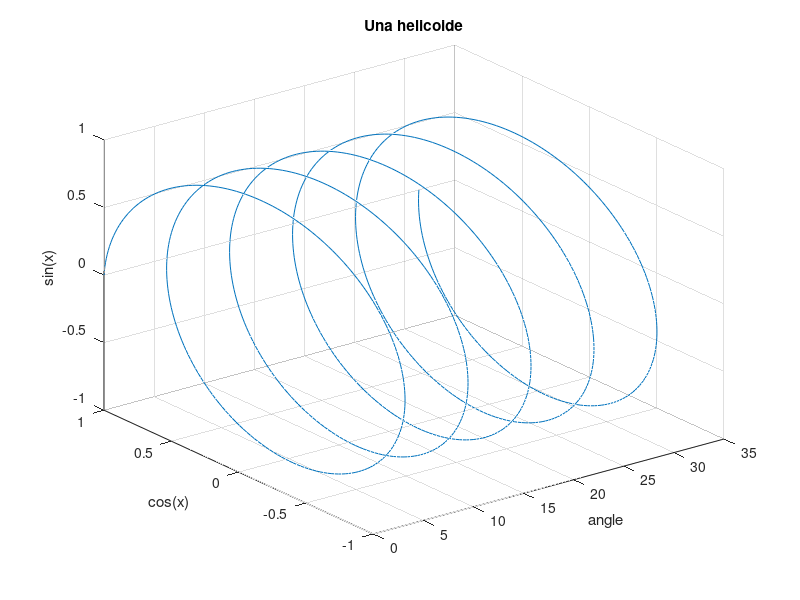

This chart was generated by the following MATLAB code:
clear, clc
x = linspace(0,10*pi,1000);
y = cos(x);
z = sin(x);
plot3(x,y,z)
grid
xlabel('angle')
ylabel('cos(x)')
zlabel('sin(x)')
title('Una helicoide')